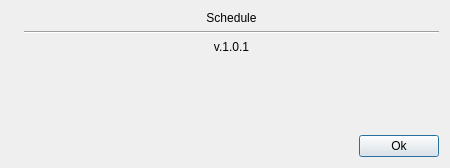
<?xml version="1.0" encoding="UTF-8"?>
<ui version="4.0">
 <class>About</class>
 <widget class="QDialog" name="About">
  <property name="geometry">
   <rect>
    <x>0</x>
    <y>0</y>
    <width>450</width>
    <height>168</height>
   </rect>
  </property>
  <property name="windowTitle">
   <string>About</string>
  </property>
  <property name="windowIcon">
   <iconset resource="resours.qrc">
    <normaloff>:/images/images/Schedule_100px.png</normaloff>:/images/images/Schedule_100px.png</iconset>
  </property>
  <layout class="QVBoxLayout" name="verticalLayout_2">
   <item>
    <layout class="QHBoxLayout" name="horizontalLayout">
     <item>
      <widget class="QLabel" name="labelPicx">
       <property name="sizePolicy">
        <sizepolicy hsizetype="Maximum" vsizetype="Preferred">
         <horstretch>0</horstretch>
         <verstretch>0</verstretch>
        </sizepolicy>
       </property>
       <property name="text">
        <string/>
       </property>
       <property name="pixmap">
        <pixmap resource="resours.qrc">:/images/images/Schedule_100px.png</pixmap>
       </property>
       <property name="alignment">
        <set>Qt::AlignCenter</set>
       </property>
      </widget>
     </item>
     <item>
      <layout class="QVBoxLayout" name="verticalLayout">
       <item>
        <widget class="QLabel" name="labelName">
         <property name="text">
          <string>Schedule</string>
         </property>
         <property name="alignment">
          <set>Qt::AlignCenter</set>
         </property>
        </widget>
       </item>
       <item>
        <widget class="Line" name="line">
         <property name="orientation">
          <enum>Qt::Horizontal</enum>
         </property>
        </widget>
       </item>
       <item>
        <widget class="QLabel" name="lblVers">
         <property name="text">
          <string>v.1.0.1</string>
         </property>
         <property name="scaledContents">
          <bool>true</bool>
         </property>
         <property name="alignment">
          <set>Qt::AlignCenter</set>
         </property>
        </widget>
       </item>
      </layout>
     </item>
    </layout>
   </item>
   <item>
    <widget class="QLabel" name="lblBuild">
     <property name="sizePolicy">
      <sizepolicy hsizetype="Preferred" vsizetype="MinimumExpanding">
       <horstretch>0</horstretch>
       <verstretch>0</verstretch>
      </sizepolicy>
     </property>
     <property name="text">
      <string/>
     </property>
    </widget>
   </item>
   <item>
    <layout class="QHBoxLayout" name="horizontalLayout_4">
     <item>
      <spacer name="horizontalSpacer_3">
       <property name="orientation">
        <enum>Qt::Horizontal</enum>
       </property>
       <property name="sizeHint" stdset="0">
        <size>
         <width>40</width>
         <height>20</height>
        </size>
       </property>
      </spacer>
     </item>
     <item>
      <widget class="QPushButton" name="btnOk">
       <property name="sizePolicy">
        <sizepolicy hsizetype="Maximum" vsizetype="Fixed">
         <horstretch>0</horstretch>
         <verstretch>0</verstretch>
        </sizepolicy>
       </property>
       <property name="text">
        <string>Ok</string>
       </property>
      </widget>
     </item>
    </layout>
   </item>
  </layout>
 </widget>
 <resources>
  <include location="resours.qrc"/>
 </resources>
 <connections>
  <connection>
   <sender>btnOk</sender>
   <signal>clicked()</signal>
   <receiver>About</receiver>
   <slot>accept()</slot>
   <hints>
    <hint type="sourcelabel">
     <x>531</x>
     <y>226</y>
    </hint>
    <hint type="destinationlabel">
     <x>422</x>
     <y>228</y>
    </hint>
   </hints>
  </connection>
 </connections>
</ui>
